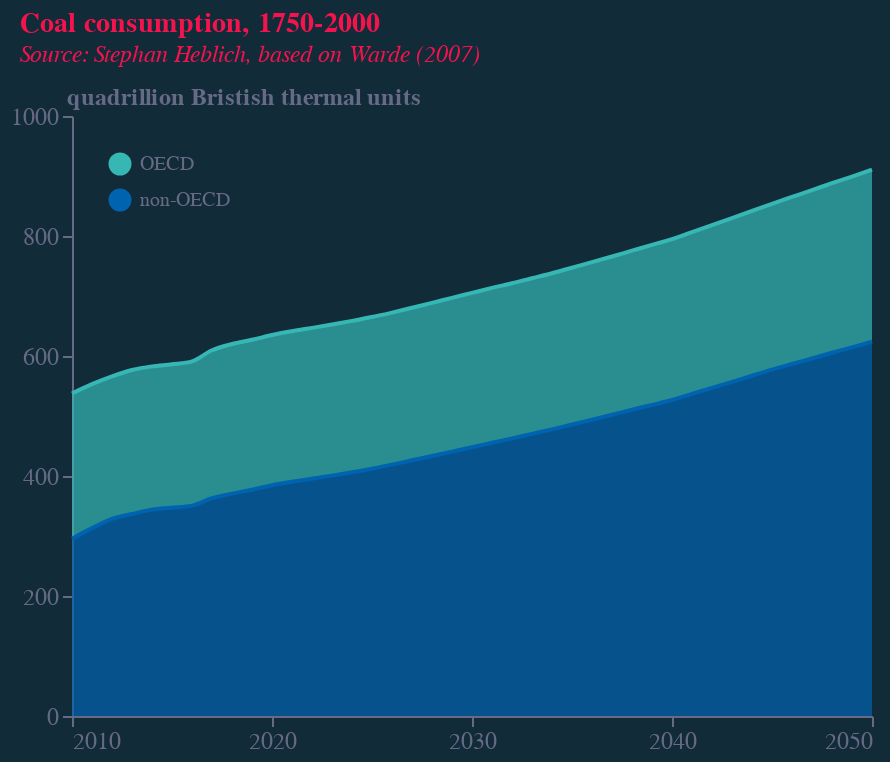

Here is the notebook cell this chart was saved with:
### Code cell
base = alt.Chart(f1).encode(
    x=alt.X(
        "year:Q",
        axis=alt.Axis(
            grid=False,
            titleAlign="center",
            titleAnchor="middle",
            title="",
            labelColor=colors["eco-gray"],
            titleColor=colors["eco-gray"],
            tickColor=colors["eco-gray"],
            domainColor=colors["eco-gray"],
            tickCount=5,
            titleFontSize=12,
            labelFontSize=12,
            orient="bottom",
            labelAngle=0,
            format=".0f",
            # zindex=1,
            # offset=-43
        ),
    )
)
area = base.mark_area(
    interpolate="monotone",
    fillOpacity=0.7,
    line={"color": colors["eco-dark-blue"]},
    color=alt.Gradient(
        gradient="linear",
        stops=[
            alt.GradientStop(color="white", offset=0),
            alt.GradientStop(color=colors["eco-dark-blue"], offset=0.7),
        ],
        x1=0.8,
        x2=0,
        y1=0.8,
        y2=0,
    ),
).encode(
    y=alt.Y(
        "value:Q",
        stack=True,
        axis=alt.Axis(
            grid=False,
            title="quadrillion Bristish thermal units",
            titleAnchor="start",
            labelColor=colors["eco-gray"],
            titleColor=colors["eco-gray"],
            tickColor=colors["eco-gray"],
            domainColor=colors["eco-gray"],
            titleX=-3,
            titleY=-3,
            titleFontSize=12,
            labelFontSize=12,
            titleBaseline="bottom",
            titleAngle=0,
            titleAlign="left",
            tickCount=4,
            format=".0f",
        ),
    ),
    color=alt.Color(
        "oecd:N",
        legend=alt.Legend(title=None,orient='top-left',labelColor=colors["eco-gray"]),
        scale=alt.Scale(range=[colors["eco-turquiose"], colors["eco-mid-blue"]]),
    ),
)
title = alt.TitleParams(
    "Coal consumption, 1750-2000",
    subtitle=["Source: Stephan Heblich, based on Warde (2007)"],
    anchor="start",
    align="left",
    dx=5,
    dy=-5,
    fontSize=14,
    subtitleFontSize=12,
    color=colors["eco-dot"],
    subtitleColor=colors["eco-dot"],
    subtitleFontStyle="italic",
)
layer1 = (
    ((area).properties(height=300, width=400))
    .configure(font="Georgia", background=colors["eco-background"])
    .configure_view(stroke=None)
    .properties(title=title)
)
layer1.save("visualisation/" + f + "_dark.json")
layer1.save("visualisation/" + f + "_dark.png")
readme=re.sub(f, f+'_dark', readme)
open("README.md", "a").write(readme)
layer1

### Figure 1 — Vega-Lite specification as saved in the notebook (floating-point values rounded to 4 significant figures)
{"config": {"view": {"continuousWidth": 400, "continuousHeight": 300, "stroke": null}, "background": "#122B39", "font": "Georgia"}, "data": {"name": "data-022ac4c3f41c55545df16408e51c9589"}, "mark": {"type": "area", "color": {"gradient": "linear", "stops": [{"color": "white", "offset": 0}, {"color": "#122B39", "offset": 0.7}], "x1": 0.8, "x2": 0, "y1": 0.8, "y2": 0}, "fillOpacity": 0.7, "interpolate": "monotone", "line": {"color": "#122B39"}}, "encoding": {"color": {"type": "nominal", "field": "oecd", "legend": {"labelColor": "#676A86", "orient": "top-left", "title": null}, "scale": {"range": ["#36B7B4", "#0063AF"]}}, "x": {"type": "quantitative", "axis": {"domainColor": "#676A86", "format": ".0f", "grid": false, "labelAngle": 0, "labelColor": "#676A86", "labelFontSize": 12, "orient": "bottom", "tickColor": "#676A86", "tickCount": 5, "title": "", "titleAlign": "center", "titleAnchor": "middle", "titleColor": "#676A86", "titleFontSize": 12}, "field": "year"}, "y": {"type": "quantitative", "axis": {"domainColor": "#676A86", "format": ".0f", "grid": false, "labelColor": "#676A86", "labelFontSize": 12, "tickColor": "#676A86", "tickCount": 4, "title": "quadrillion Bristish thermal units", "titleAlign": "left", "titleAnchor": "start", "titleAngle": 0, "titleBaseline": "bottom", "titleColor": "#676A86", "titleFontSize": 12, "titleX": -3, "titleY": -3}, "field": "value", "stack": true}}, "height": 300, "title": {"text": "Coal consumption, 1750-2000", "align": "left", "anchor": "start", "color": "#F4134D", "dx": 5, "dy": -5, "fontSize": 14, "subtitle": ["Source: Stephan Heblich, based on Warde (2007)"], "subtitleColor": "#F4134D", "subtitleFontSize": 12, "subtitleFontStyle": "italic"}, "width": 400, "$schema": "https://vega.github.io/schema/vega-lite/v4.8.1.json", "datasets": {"data-022ac4c3f41c55545df16408e51c9589": [{"year": 2050, "oecd": "OECD", "value": 286.8}, {"year": 2050, "oecd": "non-OECD", "value": 623.9}, {"year": 2049, "oecd": "OECD", "value": 284.6}, {"year": 2049, "oecd": "non-OECD", "value": 614.4}, {"year": 2048, "oecd": "OECD", "value": 282.6}, {"year": 2048, "oecd": "non-OECD", "value": 605.4}, {"year": 2047, "oecd": "OECD", "value": 280.6}, {"year": 2047, "oecd": "non-OECD", "value": 595.8}, {"year": 2046, "oecd": "OECD", "value": 278.5}, {"year": 2046, "oecd": "non-OECD", "value": 586.6}, {"year": 2045, "oecd": "OECD", "value": 276.5}, {"year": 2045, "oecd": "non-OECD", "value": 577.2}, {"year": 2044, "oecd": "OECD", "value": 274.6}, {"year": 2044, "oecd": "non-OECD", "value": 567.1}, {"year": 2043, "oecd": "OECD", "value": 273.0}, {"year": 2043, "oecd": "non-OECD", "value": 556.9}, {"year": 2042, "oecd": "OECD", "value": 271.4}, {"year": 2042, "oecd": "non-OECD", "value": 546.8}, {"year": 2041, "oecd": "OECD", "value": 269.7}, {"year": 2041, "oecd": "non-OECD", "value": 536.9}, {"year": 2040, "oecd": "OECD", "value": 268.2}, {"year": 2040, "oecd": "non-OECD", "value": 526.7}, {"year": 2039, "oecd": "OECD", "value": 266.6}, {"year": 2039, "oecd": "non-OECD", "value": 518.5}, {"year": 2038, "oecd": "OECD", "value": 265.1}, {"year": 2038, "oecd": "non-OECD", "value": 510.4}, {"year": 2037, "oecd": "OECD", "value": 263.8}, {"year": 2037, "oecd": "non-OECD", "value": 502.0}, {"year": 2036, "oecd": "OECD", "value": 262.6}, {"year": 2036, "oecd": "non-OECD", "value": 493.7}, {"year": 2035, "oecd": "OECD", "value": 261.4}, {"year": 2035, "oecd": "non-OECD", "value": 485.8}, {"year": 2034, "oecd": "OECD", "value": 260.2}, {"year": 2034, "oecd": "non-OECD", "value": 477.8}, {"year": 2033, "oecd": "OECD", "value": 259.3}, {"year": 2033, "oecd": "non-OECD", "value": 470.3}, {"year": 2032, "oecd": "OECD", "value": 258.5}, {"year": 2032, "oecd": "non-OECD", "value": 462.7}, {"year": 2031, "oecd": "OECD", "value": 258.0}, {"year": 2031, "oecd": "non-OECD", "value": 455.5}, {"year": 2030, "oecd": "OECD", "value": 257.2}, {"year": 2030, "oecd": "non-OECD", "value": 447.9}, {"year": 2029, "oecd": "OECD", "value": 256.4}, {"year": 2029, "oecd": "non-OECD", "value": 440.6}, {"year": 2028, "oecd": "OECD", "value": 255.2}, {"year": 2028, "oecd": "non-OECD", "value": 433.3}, {"year": 2027, "oecd": "OECD", "value": 254.2}, {"year": 2027, "oecd": "non-OECD", "value": 426.2}, {"year": 2026, "oecd": "OECD", "value": 253.4}, {"year": 2026, "oecd": "non-OECD", "value": 419.0}, {"year": 2025, "oecd": "OECD", "value": 252.8}, {"year": 2025, "oecd": "non-OECD", "value": 412.1}, {"year": 2024, "oecd": "OECD", "value": 252.4}, {"year": 2024, "oecd": "non-OECD", "value": 406.1}, {"year": 2023, "oecd": "OECD", "value": 251.9}, {"year": 2023, "oecd": "non-OECD", "value": 400.6}, {"year": 2022, "oecd": "OECD", "value": 251.5}, {"year": 2022, "oecd": "non-OECD", "value": 395.4}, {"year": 2021, "oecd": "OECD", "value": 251.1}, {"year": 2021, "oecd": "non-OECD", "value": 390.3}, {"year": 2020, "oecd": "OECD", "value": 250.3}, {"year": 2020, "oecd": "non-OECD", "value": 384.7}, {"year": 2019, "oecd": "OECD", "value": 249.8}, {"year": 2019, "oecd": "non-OECD", "value": 377.2}, {"year": 2018, "oecd": "OECD", "value": 249.4}, {"year": 2018, "oecd": "non-OECD", "value": 370.6}, {"year": 2017, "oecd": "OECD", "value": 246.5}, {"year": 2017, "oecd": "non-OECD", "value": 363.0}, {"year": 2016, "oecd": "OECD", "value": 240.4}, {"year": 2016, "oecd": "non-OECD", "value": 350.6}, {"year": 2015, "oecd": "OECD", "value": 239.1}, {"year": 2015, "oecd": "non-OECD", "value": 347.1}, {"year": 2014, "oecd": "OECD", "value": 238.8}, {"year": 2014, "oecd": "non-OECD", "value": 344.0}, {"year": 2013, "oecd": "OECD", "value": 239.9}, {"year": 2013, "oecd": "non-OECD", "value": 336.7}, {"year": 2012, "oecd": "OECD", "value": 237.4}, {"year": 2012, "oecd": "non-OECD", "value": 328.6}, {"year": 2011, "oecd": "OECD", "value": 239.9}, {"year": 2011, "oecd": "non-OECD", "value": 313.1}, {"year": 2010, "oecd": "OECD", "value": 241.9}, {"year": 2010, "oecd": "non-OECD", "value": 295.6}]}}
